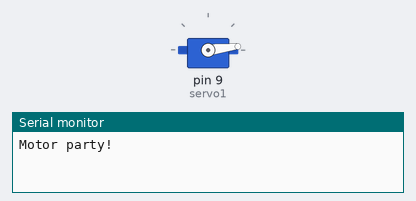
Simulated run of this sketch. Board: Arduino Uno, built with avr-gcc and run on an emulated ATmega328P. On the bench: servo, the last lines printed to the serial monitor.

Above: at 0.05 s.
At 0.65 s:
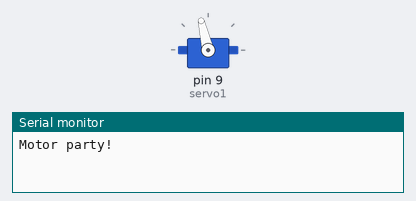
At 1.1 s:
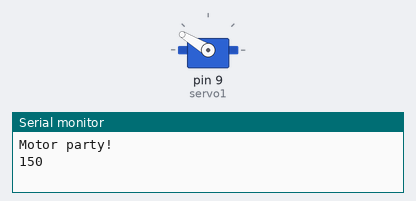
At 2.2 s:
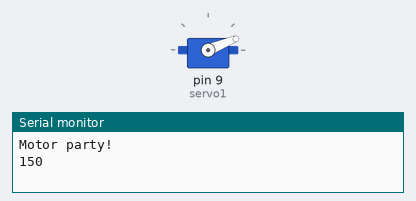
Timing chart, 0 to 6.5 s (numbered marks = the images above):
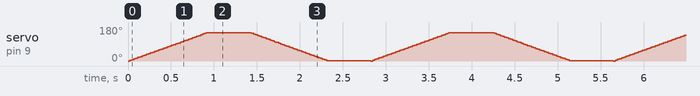

The sketch:

ServoSweep.ino
```cpp
// (licence header left out)
// Sweeps a servo back and forth.

// Hardware connections:
//  - servo-brown to gnd
//  - servo-orange to +5
//  - servo-yellow to arduino pin 9
//
// I didn't actually get it to work with the MotorShield yet.  I think the external power
// you connect to the motorshield only powers the steppers and DC motors.  The arduino's
// +5 and ground need to be supplied to the motorshield and those wire directly to the servos.
//

#include <AFMotor.h>
#include <Servo.h>
// DC hobby servo
Servo servo1;

void setup() {
  Serial.begin(9600);           // set up Serial library at 9600 bps
  Serial.println("Motor party!");

  // turn on servo
  servo1.attach(9);
}

int i;
int MAX = 150;

// Test the DC motor, stepper and servo ALL AT ONCE!
void loop() {
  for (i=0; i<MAX; i++) {
    servo1.write(i);
    delay(6);
 }
 Serial.println(i);
 delay(500);

  for (i=MAX; i>0; i--) {
    servo1.write(i);
    delay(6);
 }
 Serial.println(i);
 delay(500);
}
```
